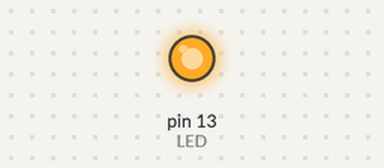
A sketch run on a simulated Arduino Uno, built with avr-gcc and run on an emulated ATmega328P. Shown: output pins drawn as LEDs (lit = HIGH).

Above: at 0.1 s.
Timing chart, 0 to 1.6 s (numbered marks = the images above):
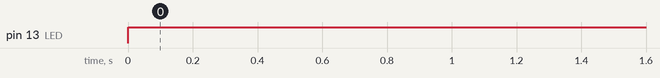

The sketch:

input.ino
```cpp
/*
 * Multi-line header comment.
 * Author: PinFlow fixtures
 */

// Pin configuration
const int LED = 13; // the built-in LED

// Standalone comment before a blank line

/* block before setup */
void setup() {
  // leading comment for pinMode
  pinMode(LED, OUTPUT); /* inline block */

  // another section
  Serial.begin(9600);
}

void loop() {
  digitalWrite(LED, HIGH); // on
  delay(250);
  // trailing comment at end of body
}
// End of file comment
```

Measured:
- by itself, pin 13 (LED): LOW → HIGH at 0.00 s
